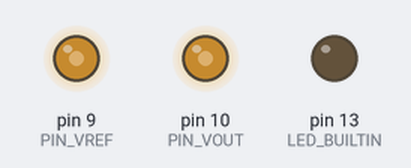
Bench run of a sketch on a simulated Arduino Uno, built with avr-gcc and run on an emulated ATmega328P. On the bench: output pins drawn as LEDs (lit = HIGH). What the sketch prints to the serial monitor is not drawn.

Above: at 0.1 s.
Timing chart, 0 to 1.6 s (numbered marks = the images above):
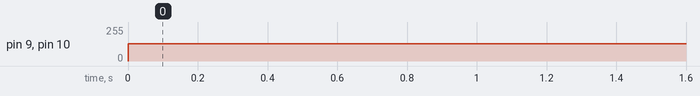

Measured:
- by itself, pin 9 (PIN_VREF), pin 10 (PIN_VOUT): 0/255 → 128/255 at 0.00 s

The sketch:

current_relay_test.ino
```cpp
#define PIN_VREF 9
#define PIN_VOUT 10

uint16_t analogVout = 128;

void setup() {
  Serial.begin(9600);
  pinMode(LED_BUILTIN, HIGH);
  Serial.println("start!");
}

void loop() {
  analogWrite(PIN_VREF, 128);  // Vref
  analogWrite(PIN_VOUT, analogVout);  // Vout
}
```
